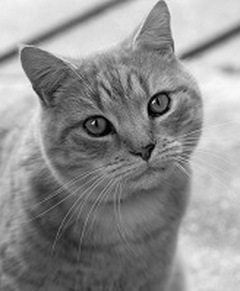
%> input picture PathImage/cat.jpg (cropped and resized to the size of MATLAB's example picture, made grey), 240 x 291 px, given in place of pout.tif, which was not available
$ octave FullLab.m   (GNU Octave 9; MATLAB toolbox functions it lacks are replaced by stand-ins)
%> lines starting %> are read from the running program, lines starting %| are printed output that depends on the picture; pictures that were not available may be replaced by others from this repository, and a replacement may not be noted
clear, close all
% Task 1
I1 = imread('pout.tif');
%> I1 is the input picture: size 291x240 uint8; min 0, max 249, mean 144.3

% Task 2
I2 = imread('C:\Users\Voxel\Desktop\Signals\Lab1\PathImage\cat.jpg');
I3 = imread('ball.png');
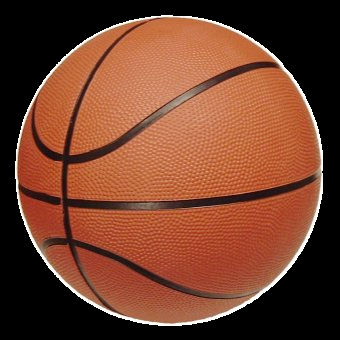
%> input picture ball.png, 340 x 340 px
%> I3 is the input picture: size 340x340x3 uint8; mean R, G, B 115, 64.3, 43.8
imshow(I1);
figure;
imshow(I2);
figure;
imshow(I3);

% Task 3
whos I1;
whos I2;
whos I3;

% Task 4
imwrite(I1, "Save\I1.tif");
imwrite(I2, "Save\I2.jpg");
imwrite(I3, "Save\I3.png");

% Task 5
imhist(I1);
title("Histogram pout.tif");
%> figure, not shown here; highest point at x = 220, y = 905
figure;
imhist(I2);
title("Histogram cat.jpg");
%> figure, not shown here; highest point at x = 225, y = 1096
figure;
imhist(I3);
title("Histogram ball.png");
%> figure, not shown here; highest point at x = 0, y = 120214

% Task 6,7
img_j1 = imadjust(I1);
imshow(img_j1);
title("Контрастоване pout.tif");
figure;

% --------------------------------------------
R = I2(:,:,1);
G = I2(:,:,2);
B = I2(:,:,3);

R_adjusted = imadjust(R);
G_adjusted = imadjust(G);
B_adjusted = imadjust(B);

img_j2 = cat(3, R_adjusted, G_adjusted, B_adjusted);
imshow(img_j2);
title("Контрастоване cat.jpg");
figure;

% --------------------------------------------
R = I3(:,:,1);
%> R: size 340x340 uint8
G = I3(:,:,2);
%> G: size 340x340 uint8
B = I3(:,:,3);
%> B: size 340x340 uint8

R_adjusted = imadjust(R);
G_adjusted = imadjust(G);
%> G_adjusted: size 340x340 uint8
B_adjusted = imadjust(B);
%> B_adjusted: size 340x340 uint8

img_j3 = cat(3, R_adjusted, G_adjusted, B_adjusted);
imshow(img_j3);
title("Контрастоване ball.png");

% Task 8
img_j1_neg = imadjust(I1, [0,1], [1,0]);
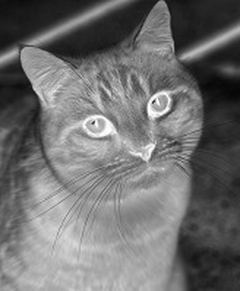
%> img_j1_neg: size 291x240 uint8; min 6, max 255, mean 110.7
imshow(img_j1_neg);
title("Негатив pout.tif");
figure;

% --------------------------------------------
R = I2(:,:,1);
G = I2(:,:,2);
B = I2(:,:,3);

R_adjusted = imadjust(R, [0,1], [1,0]);
G_adjusted = imadjust(G, [0,1], [1,0]);
%> G_adjusted: size 199x200 uint8
B_adjusted = imadjust(B, [0,1], [1,0]);
%> B_adjusted: size 199x200 uint8

img_j2_neg = cat(3, R_adjusted, G_adjusted, B_adjusted);
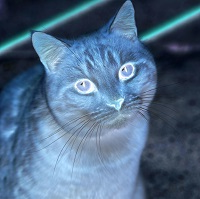
%> img_j2_neg: size 199x200x3 uint8; mean R, G, B 79.6, 106.6, 134.8
imshow(img_j2_neg);
title("Негатив cat.jpg");
figure;

% --------------------------------------------
R = I3(:,:,1);
G = I3(:,:,2);
B = I3(:,:,3);

R_adjusted = imadjust(R, [0,1], [1,0]);
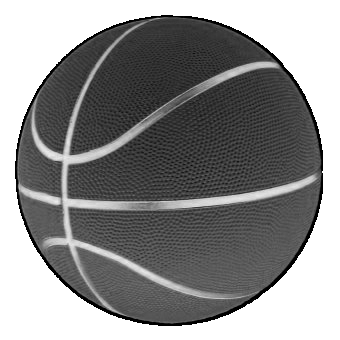
%> R_adjusted: size 340x340 uint8; min 0, max 255, mean 140
G_adjusted = imadjust(G, [0,1], [1,0]);
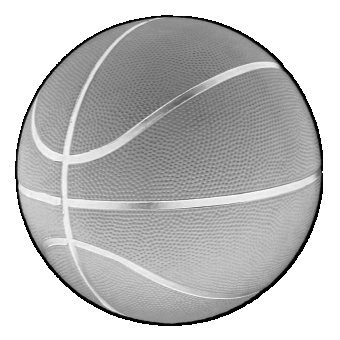
%> G_adjusted: size 340x340 uint8; min 0, max 255, mean 190.7
B_adjusted = imadjust(B, [0,1], [1,0]);
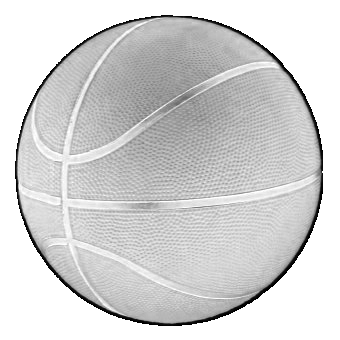
%> B_adjusted: size 340x340 uint8; min 0, max 255, mean 211.2

img_j3_neg = cat(3, R_adjusted, G_adjusted, B_adjusted);
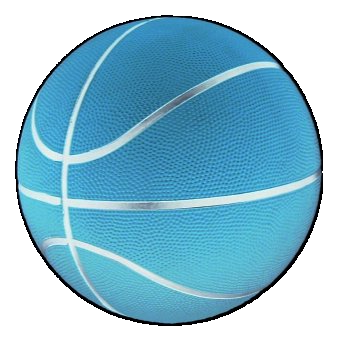
%> img_j3_neg: size 340x340x3 uint8; mean R, G, B 140, 190.7, 211.2
imshow(img_j3_neg);
title("Негатив ball.png");

% Task 9
help imadjust
